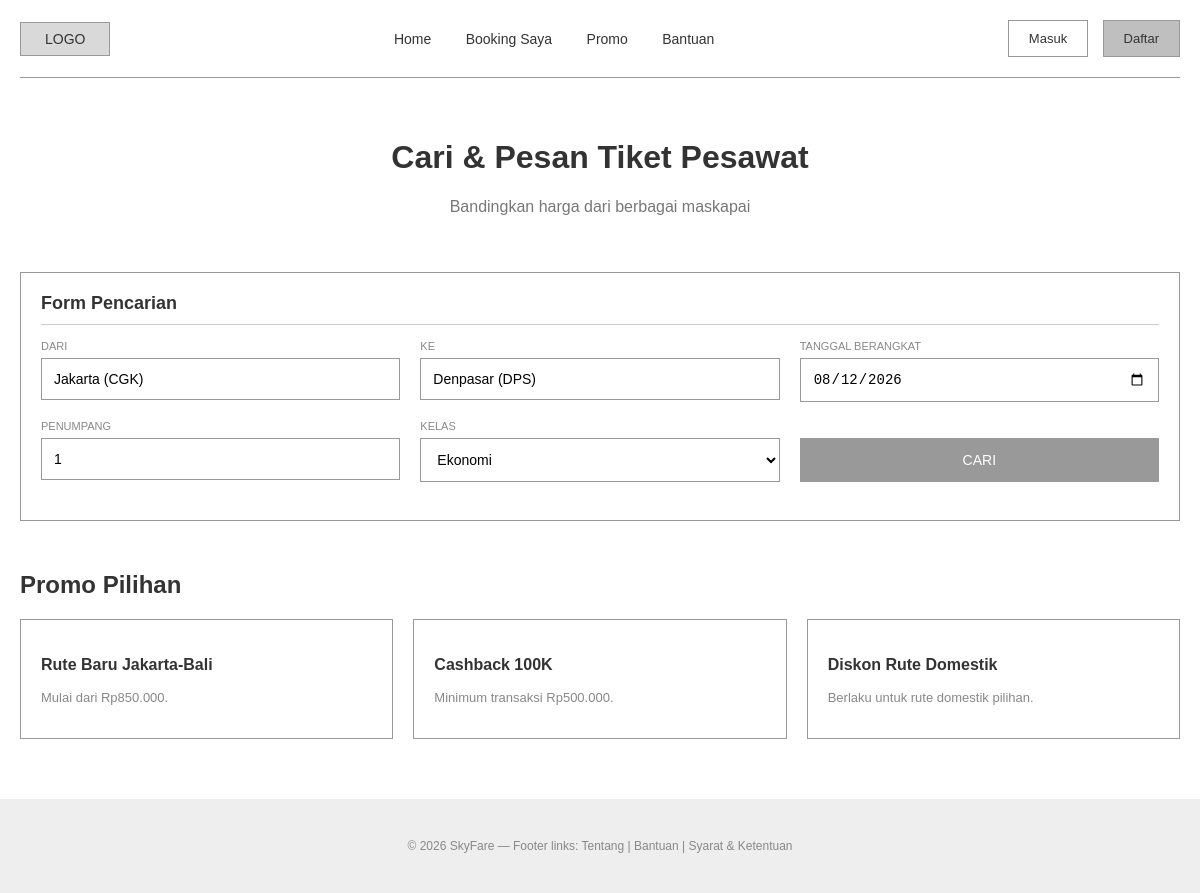
The app's page /php-wireframe/index.php with its own data.
### tables this page shows
CREATE TABLE IF NOT EXISTS promos (
    id INT UNSIGNED AUTO_INCREMENT PRIMARY KEY,
    title VARCHAR(150) NOT NULL,
    description TEXT NOT NULL,
    valid_until DATE NULL,
    is_active BOOLEAN NOT NULL DEFAULT TRUE,
    created_at TIMESTAMP NOT NULL DEFAULT CURRENT_TIMESTAMP
);

### php-wireframe/index.php (the view, shortened to what this page needs)
<?php
require_once __DIR__ . '/includes/init.php';
$promoStatement = $pdo->query("SELECT title AS judul, description AS deskripsi FROM promos WHERE is_active = 1 AND (valid_until IS NULL OR valid_until >= CURDATE()) ORDER BY id DESC");
$promoList = $promoStatement->fetchAll();
$kelasOptions = ["Ekonomi", "Bisnis", "First Class"];
include "includes/header.php";
?>
<div class="container">
    <div style="text-align:center; padding: 40px 0;">
        <h1>Cari &amp; Pesan Tiket Pesawat</h1>
        <p style="color:#777777;">Bandingkan harga dari berbagai maskapai</p>
    </div>
    <form action="search-results.php" method="get" class="box" style="margin-bottom:50px;">
        <h3 class="box-title">Form Pencarian</h3>
        <div class="row">
            <div class="field">
                <label for="dari">Dari</label>
                <input type="text" id="dari" name="dari" value="Jakarta (CGK)">
            </div>
            <div class="field">
                <label for="ke">Ke</label>
                <input type="text" id="ke" name="ke" value="Denpasar (DPS)">
            </div>
            <div class="field">
                <label for="tanggal">Tanggal Berangkat</label>
                <input type="date" id="tanggal" name="tanggal" value="2026-08-12">
            </div>
        </div>
        <div class="row">
            <div class="field">
                <label for="penumpang">Penumpang</label>
                <input type="number" id="penumpang" name="penumpang" value="1" min="1">
            </div>
            <div class="field">
                <label for="kelas">Kelas</label>
                <select id="kelas" name="kelas">
                    <?php
                    foreach ($kelasOptions as $kelas) {
                        echo '<option value="' . htmlspecialchars($kelas) . '">' . htmlspecialchars($kelas) . '</option>';
                    }
                    ?>
                </select>
            </div>
            <div class="field" style="display:flex; align-items:flex-end;">
                <button type="submit" class="btn" style="width:100%;">CARI</button>
            </div>
        </div>
    </form>
    <h2>Promo Pilihan</h2>
    <div class="row" style="margin-bottom:50px;">
        <?php
        foreach ($promoList as $promo) {
            echo '<div class="box">';
            echo '  <p><strong>' . htmlspecialchars($promo["judul"]) . '</strong></p>';
            echo '  <p style="color:#888888; font-size:13px;">' . htmlspecialchars($promo["deskripsi"]) . '</p>';
            echo '</div>';
        }
        ?>
    </div>
</div>
<?php include "includes/footer.php"; ?>

### php-wireframe/assets/wireframe.css (style rules this page uses)
* { box-sizing: border-box; }
body { margin: 0; font-family: Helvetica, Arial, sans-serif; color: #333333; background: #ffffff; }
.container { max-width: 1200px; margin: 0 auto; padding: 0 20px; }
.box { border: 1.5px solid #999999; background: #ffffff; padding: 20px; }
.box-title { font-size: 18px; margin: 0 0 15px 0; border-bottom: 1px solid #cccccc; padding-bottom: 10px; }
.field { margin-bottom: 18px; }
.field label { display: block; font-size: 11px; color: #888888; margin-bottom: 6px; text-transform: uppercase; }
.field input, .field select { width: 100%; padding: 12px; border: 1px solid #999999; font-size: 14px; background: #ffffff; }
.row { display: flex; gap: 20px; }
.row > div { flex: 1; }
.btn { display: inline-block; padding: 14px 28px; background: #999999; color: #ffffff; border: none; font-size: 14px; cursor: pointer; text-align: center; }

### records on screen
promos: title "Rute Baru Jakarta-Bali", description "Mulai dari Rp850.000."
promos: title "Cashback 100K", description "Minimum transaksi Rp500.000."
promos: title "Diskon Rute Domestik", description "Berlaku untuk rute domestik pilihan."

### other values on screen
form field kelas "Ekonomi"
